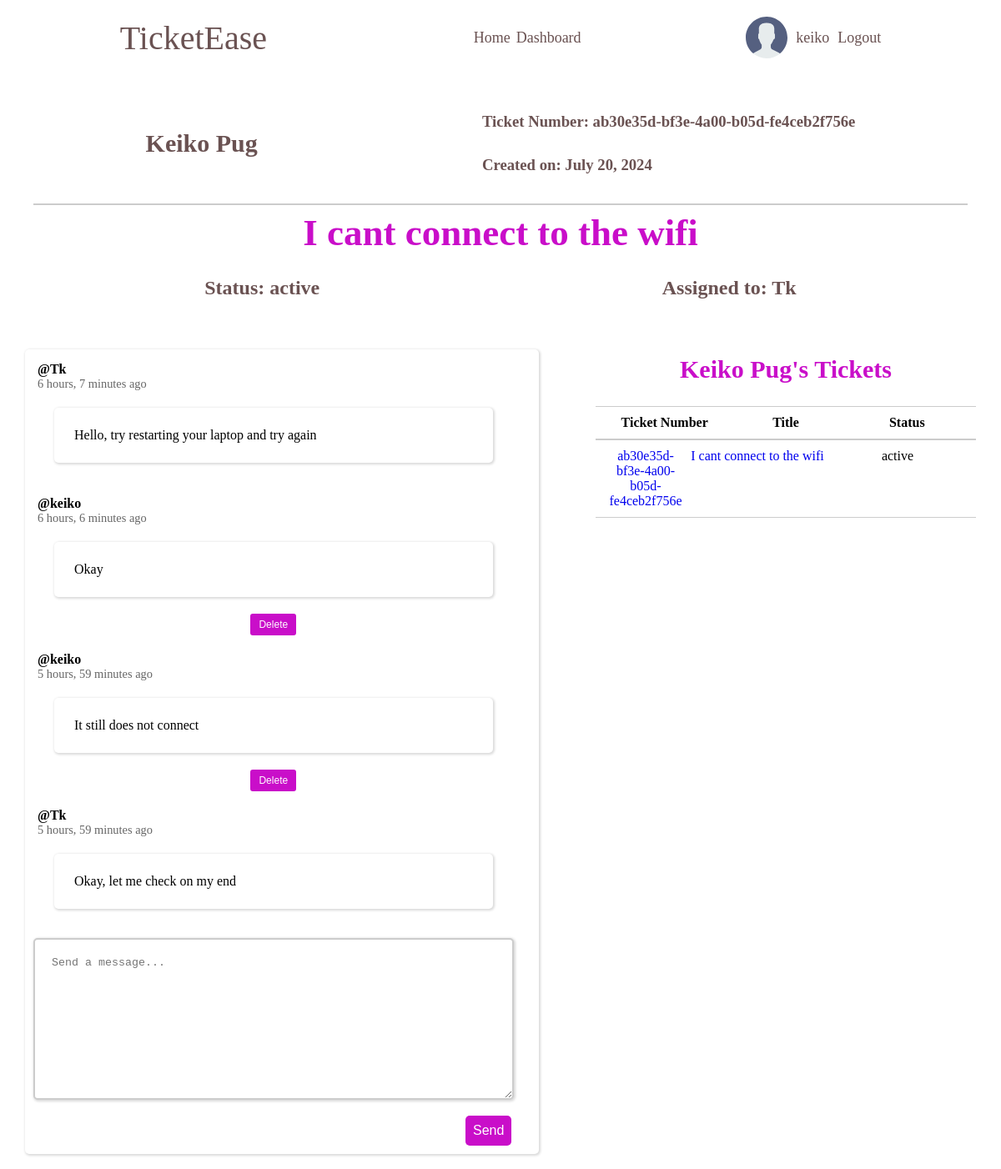
/tickets/i-cant-connect-to-the-wifi/ (signed in), run on the app's committed database.
### accounts/models.py (models this page shows)
class CustomUser(AbstractUser):
    USER_TYPE = (
        ('client', 'client'),
        ('engineer', 'engineer'),
    )
    email = models.EmailField()
    bio = models.TextField()
    user_type = models.CharField(max_length=10, choices=USER_TYPE, default='client')
    avatar = models.ImageField(null=True, default="avatars/default_avatar.svg", upload_to='avatars/')

### tickets/models.py (models this page shows, shortened)
class Ticket(models.Model):
    STATUS = (
        ('open', 'open'),
        ('active', 'active'),
        ('closed', 'closed'),
    )
    ticket_id = models.UUIDField(default=uuid.uuid4)
    slug = models.SlugField(unique=True)
    title = models.CharField(max_length=100)
    description = models.TextField()
    status = models.CharField(max_length=100, choices=STATUS, default='open')
    attachments = models.ImageField(null=True, blank=True, upload_to='attachments/')
    created_by = models.ForeignKey(CustomUser, on_delete=models.SET_NULL, null=True, related_name='created_by')
    assigned_to = models.ForeignKey(CustomUser, on_delete=models.SET_NULL, null=True, blank=True, related_name='assigned_to')
    accepted_on = models.DateTimeField(null=True, blank=True)
    closed_on = models.DateTimeField(null=True, blank=True)
    updated_on = models.DateTimeField(auto_now=True)
    created_on = models.DateTimeField(auto_now_add=True)

class TicketMessage(models.Model):
    sender = models.ForeignKey(CustomUser, on_delete=models.SET_NULL, null=True)
    ticket = models.ForeignKey(Ticket, on_delete=models.CASCADE, related_name='messages')
    message = models.TextField()
    updated_on = models.DateTimeField(auto_now=True)
    sent_on = models.DateTimeField(auto_now_add=True)
    class Meta:
        ordering = ['-updated_on']

### tickets/views.py (the view)
# urls.py: path('tickets/<slug:slug>/', ticketDetails, name='ticket-details'),
@login_required(login_url=('account_login'))
def ticketDetails(request, slug):
    ticket = Ticket.objects.get(slug=slug)
    msg = ticket.messages.all().order_by('sent_on')  # msg = messages
    if request.method == 'POST':
        ticket_message = TicketMessage.objects.create(
            sender=request.user,
            ticket=ticket,
            message=request.POST.get('message')
        )
    context = {
        'ticket': ticket,
        'msg': msg
    }
    return render(request, 'tickets/ticket-details.html', context)

### tickets/templates/tickets/ticket-details.html (shortened to what this page needs)
{% extends 'tickets/index.html' %}
{% load static %}
{% block css %}
    <link rel="stylesheet" href="{% static  'tickets/styles/ticket-details.css' %}">
{% endblock %}
{% block content %}
<section class="detail-ticket-container">
    <section class="ticket-header">
        <div class="client-details">
            <h3>{{ticket.created_by.first_name}} {{ ticket.created_by.last_name }}</h3>
        </div>
        <div class="ticket-info">
            <div class="ticket-details">
                <h3>Ticket Number: {{ ticket.ticket_id }}</h3>
            </div>
            <div class="ticket-details">
                <h3>Created on: {{ ticket.created_on | date:'F j, Y' }}</h3>
            </div>
        </div>
    </section>
    <div class="title">
        <h1>{{ticket.title}}</h1>
    </div>
    <div class="ticket-status" style="display: flex; justify-content: space-around;">
        <div class="status">
            <h4> Status: {{ ticket.status }}</h4>
        </div>
        {% if ticket.status == 'open' and request.user.is_authenticated  and request.user.user_type == 'engineer'%}
        <div class="btn-assigned">
            <div class="accept-btn">
                <form method="post" action="{% url 'accept-ticket' slug=ticket.slug %}">
                    {% csrf_token %}
                    <button type="submit">Accept Ticket</button>
                </form>
            </div>
        {% elif ticket.status == 'active' %}
            <div class="accepted">
                <h4>Assigned to: {{ ticket.assigned_to }}</h4>
            </div>
        {% endif %}
        </div>
    </div>
    <div class="message-client-sections">
        <section class="messages-section">
            {% for ticket_message in msg %}
            <div class="message">
                <div class="message-header">
                    <div class="sender-info">
                        <div class="message-info">
                            <div class="sender-name">
                                <h4>@{{ ticket_message.sender.username }}</h4>
                            </div>
                            <div class="time-sent">
                                <p>{{ ticket_message.sent_on|timesince }} ago</p>
                            </div>
                        </div>
                    </div>
                </div>
                <div class="message-body">
                    <p>{{ ticket_message.message }}</p>
                </div>
                {% if ticket_message.sender == request.user %}
                <form class="delete-button" method="post" action="{% url 'delete-message' msg_id=ticket_message.id %}">
                    <button type="submit">Delete</button>
                </form>
                {% endif %}
            </div>
            {% endfor %}
            <div class="message-form">
                <form method="post">
                    <textarea name="message" id="message-input" cols="100" rows="10" placeholder="Send a message..."></textarea>
                    <button type="submit">Send</button>
                </form>
            </div>
        </section>
        <section class="clients-tickets">
            <section class="title">
                <h4>{{ ticket.created_by.first_name }} {{ ticket.created_by.last_name }}'s Tickets</h4>
            </section>
            <div class="ticket-list">
                <div class="ticket-row header">
                    <div>Ticket Number</div>
                    <div>Title</div>
                    <div>Status</div>
                </div>
                <div class="ticket-row">
                    <div class="ticket_number"> <a href="{% url 'ticket-details' slug=ticket.slug %}">{{ ticket.ticket_id }}</a></div>
                    <div><a href="{% url 'ticket-details' slug=ticket.slug %}">{{ ticket.title }}</a></div>
                    <div>{{ ticket.status }}</div>
                </div>
            </div>
        </section>
    </div>
{% endblock %}

### tickets/templates/tickets/navbar.html
{% load static %}
<section class="top-nav">
    <div class="logo">
        <a href="{% url 'home' %}">TicketEase</a>
    </div>
    <nav class="nav-links">
        {% if request.user.user_type == 'engineer' %}
            <a href="{% url 'home' %}">Home</a>
            <a href="{% url 'tickets-view' %}">Tickets</a>
            {% if user.is_authenticated %}
                <a href="{% url 'engineer-dashboard' user.username %}">Dashboard</a>
            {% endif %}
        {% elif request.user.user_type == 'client' %}
            <a href="{% url 'home' %}">Home</a>
            {% if user.is_authenticated %}
                <a href="{% url 'client-dashboard' user.username %}">Dashboard</a>
            {% endif %}
        {% endif %}
    </nav>
    <section class="auth">
        {% if user.is_authenticated %}
            <a href="#" class="avatar avatar--medium active">
                {% if user.avatar %}
                    <img src="{{ user.avatar.url }}" alt="{{ user.username }}" />
                {% else %}
                    <img src="{% static 'media/avatars/default_avatar.svg' %}" alt="{{user.username}}" />
                {% endif %}
                {{user.username}}
            </a>
            <a href="{% url 'account_logout' %}">Logout</a>
        {% else %}
            <a href="{% url 'account_login' %}">Login</a>
            <a href="{% url 'account_signup' %}">Register</a>
        {% endif %}
    </section>
</section>

### tickets/static/tickets/styles/main.css (style rules this page uses)
:root { --box-shadow: 1px 1px 3px 1px rgba(0, 0, 0, 0.15); --button-color: rgb(201, 14, 201); --button-color-hover: rgb(128, 0, 128); --text-color: rgba(52, 19, 19, 0.733); --text-color-light: white; --title-color: rgb(201, 14, 201); }
* { margin: 0; padding: 0; box-sizing: border-box; }
a { cursor: pointer; text-decoration: none; }
button { background-color: var(--button-color); border-color: transparent; border-radius: 5px; color: var(--text-color-light); font-size: 16px; padding: 7px; width: fit-content; }
.title { text-align: center; padding: 7px; color: var(--title-color); font-size: 30px; }
.top-nav { align-items: center; color: var(--text-color); display: flex; justify-content: space-around; margin: 10px; padding: 10px; }
.top-nav a { color: var(--text-color); }
.logo { font-size: 40px; font-weight: 500; }
.nav-links { font-size: 18px; display: flex; gap: 7px; }
.auth { font-size: 18px; display: flex; align-items: center; gap: 10px; }
.avatar { display: flex; align-items: center; justify-content: flex-end; gap: 10px; }

### tickets/static/tickets/styles/ticket-details.css (style rules this page uses)
.detail-ticket-container { margin: 20px; }
.ticket-header { display: flex; justify-content: space-around; width: 100%; border-bottom: 2px solid #ccc; padding-bottom: 20px; }
.client-details { display: flex; align-items: center; }
.client-details h3 { font-size: 30px; font-weight: 600; color: var(--text-color); }
.ticket-details { padding: 15px 0; color: var(--text-color); }
.message-client-sections { display: grid; grid-template-columns: 3fr 2fr; padding: 10px; margin: 20px; }
.messages-section { box-shadow: var(--box-shadow); max-height: fit-content; border-radius: 5px; padding-right: 20px; width: 90%; }
.message { margin: 10px; padding: 5px; }
.message-form form { margin: 10px; }
.message-form form textarea { padding: 20px; color: var(--text-color); width: 100%; border: 2px solid #ccc; border-radius: 5px; box-shadow: var(--box-shadow); }
.message-form form button { margin-top: 15px; margin-left: 90%; }
.message-body { margin: 1.5rem; padding: 1.5rem; box-shadow: var(--box-shadow); border-radius: 5px; margin: 20px; }
.ticket-status { display: flex; justify-content: space-around; width: 100%; margin: 20px 0; }
.ticket-status h4 { font-size: 24px; color: var(--text-color); }
.time-sent { margin-right: 20px; font-size: 0.9rem; color: #666; }
.sender-info { display: flex; align-items: center; }
.ticket-list { display: flex; flex-direction: column; margin-top: 20px; }
.ticket-row { display: flex; justify-content: space-between; padding: 10px; border-top: 1px solid #ccc; border-bottom: 1px solid #ccc; }
.ticket-row.header { font-weight: bold; }
.ticket-row > div { flex: 1; text-align: center; }
.ticket_number { word-wrap: break-word; max-width: 100px; }
.delete-button { display: flex; align-items: center; justify-content: center; }
.delete-button button { font-size: 12px; padding: 4px 8px; border-radius: 3px; display: flex; justify-content: center; }

### data on the page
CustomUser: username "keiko"
Ticket: created_by.first_name "Keiko", created_by.last_name "Pug", ticket_id "ab30e35d-bf3e-4a00-b05d-fe4ceb2f756e", created_on "July 20, 2024", title "I cant connect to the wifi", status "active", assigned_to "Tk"
TicketMessage: sender.username "Tk", sent_on "6 hours, 7 minutes", message "Hello, try restarting your laptop and try again"
TicketMessage: sender.username "keiko", sent_on "6 hours, 6 minutes", message "Okay", shows "Delete"
TicketMessage: sender.username "keiko", sent_on "5 hours, 59 minutes", message "It still does not connect", shows "Delete"
TicketMessage: sender.username "Tk", sent_on "5 hours, 59 minutes", message "Okay, let me check on my end"
